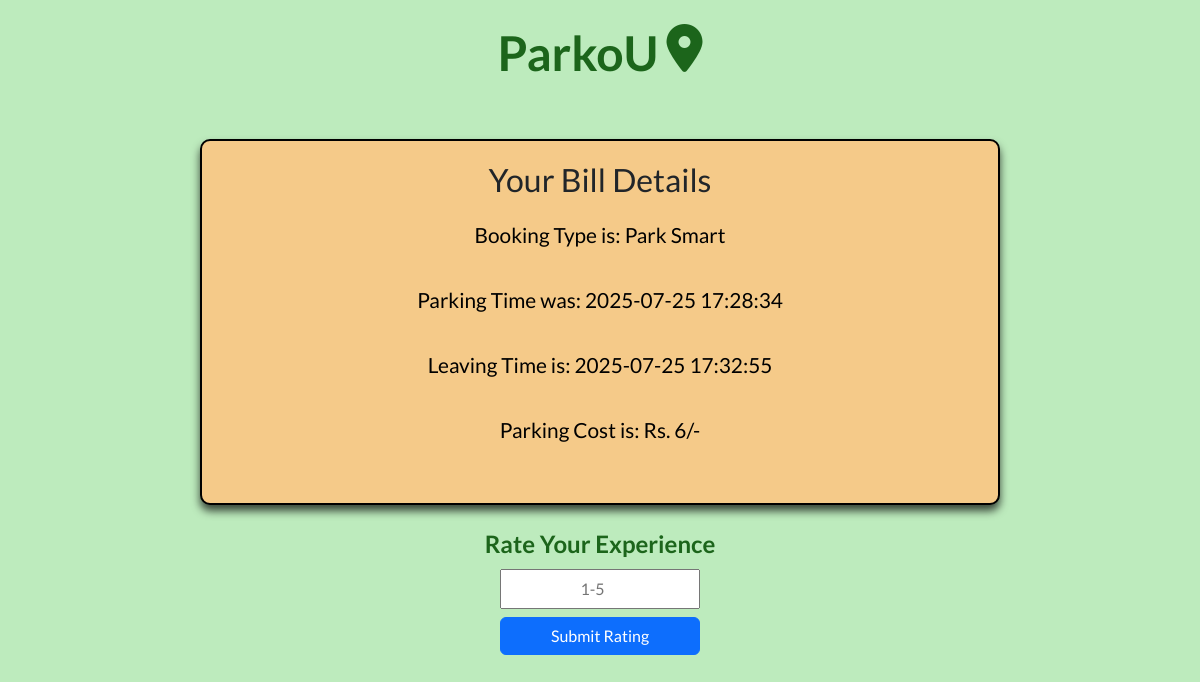
/ratings/9 (signed in), run on an earlier commit of the app's database.
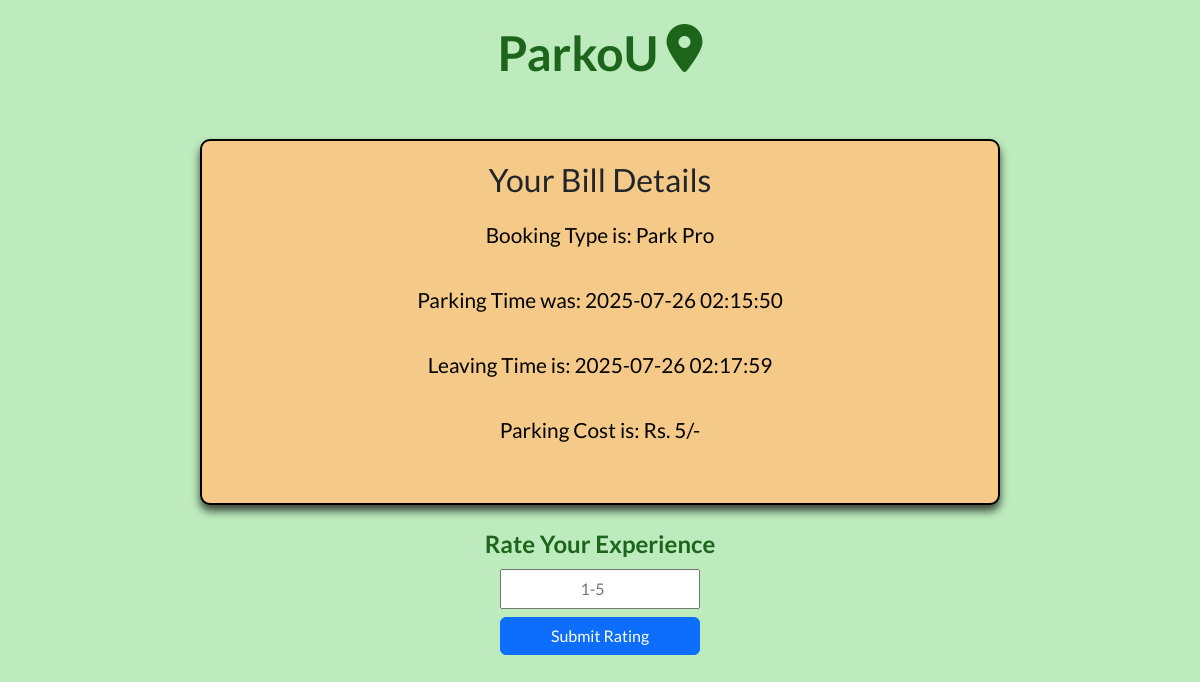
And on a later commit of the database.
### models/models.py (models this page shows)
class Reservation(db.Model):
    __tablename__ = "reservation"
    id = db.Column(db.Integer, primary_key = True)
    spotId = db.Column(db.Integer, db.ForeignKey("parkingspot.id", ondelete = "CASCADE"), nullable = False)
    userId = db.Column(db.Integer, db.ForeignKey("user.id", ondelete = "CASCADE"),  nullable = False)
    parkingType = db.Column(db.Integer, nullable = False)
    parkingTimestamp = db.Column(db.String(128))
    leavingTimestamp = db.Column(db.String(128))
    parkingCost = db.Column(db.Integer)
    ratings = db.Column(db.Integer)
    user = db.relationship('User', back_populates='reservation')
    parkingspot = db.relationship('ParkingSpot', back_populates='reservation')

### controllers/routes.py (the view, shortened to what this page needs)
@app.route('/ratings/<int:reservation_id>', methods=['GET', 'POST'])
@auth_required
def ratings(reservation_id):
    reservation = Reservation.query.get_or_404(reservation_id)
    if request.method == 'GET':
        parking_timestamp = reservation.parkingTimestamp
        leaving_timestamp = reservation.leavingTimestamp
        cost = reservation.parkingCost
        reservationtype = reservation.parkingType
        if reservationtype == 1:
            reservationtype = "Park Lite"
        elif reservationtype == 2:
            reservationtype = "Park Smart"
        elif reservationtype == 3:
            reservationtype = "Park Pro"
        return render_template('/after_login_part/user_side/ratings.html', reservation=reservation, parking_timestamp=parking_timestamp, leaving_timestamp=leaving_timestamp, cost=cost, reservationtype=reservationtype)

### controllers/routes.py (called while the page is built)
def auth_required(func):
    @wraps(func)
    def inner(*args,**kwargs):
        if 'user_id' not in session:
            flash("Please log in to continue")
            return redirect(url_for('login_page'))
        return func(*args,**kwargs)
    return inner

### templates/after_login_part/user_side/ratings.html (shortened to what this page needs)
{% extends 'base.html' %}
{% block stylesheet %}
<link rel="stylesheet" href="/static/css/after_login/user_side/ratings.css">
{% endblock %}
{% block content %}
<header>
    <div class="brand-heading">
        <h1>ParkoU</h1>
        <i class="fa-solid fa-location-dot"></i>
    </div>
</header>
<main>
    <div class="container">
        <div class="ratings-container">
            <h2 class="text-center mb-4">Your Bill Details</h2>
            <div class="booking-info">
                <h3>Booking Type is: {{ reservationtype }}</h3>
            </div>
            <div class="booking-info">
                <h3>Parking Time was: {{ parking_timestamp }}</h3>
            </div>
            <div class="booking-info">
                <h3>Leaving Time is: {{ leaving_timestamp }}</h3>
            </div>
            <div class="booking-info">
                <h3>Parking Cost is: Rs. {{ cost }}/-</h3>
            </div>
        </div>
        <div class="rating-form">
            <h4>Rate Your Experience</h4>
            <form action="{{ url_for('ratings', reservation_id=reservation.id) }}" method="post">
                <div class="form-group">
                    <input type="number" id="ratings" name="ratings" min="1" max="5" placeholder="1-5" required>
                    <input type="submit" value="Submit Rating" class="btn btn-primary">
                </div>
            </form>
        </div>
    </div>
</main>
{% endblock %}

What changed in the data, as far as the page shows it:
changed Reservation: parkingTimestamp "2025-07-25 17:28:34" → "2025-07-26 02:15:50"; leavingTimestamp "2025-07-25 17:32:55" → "2025-07-26 02:17:59"
Also different on the page:
{{ reservationtype }}: "Park Smart" → "Park Pro"
{{ cost }}: "6" → "5"
